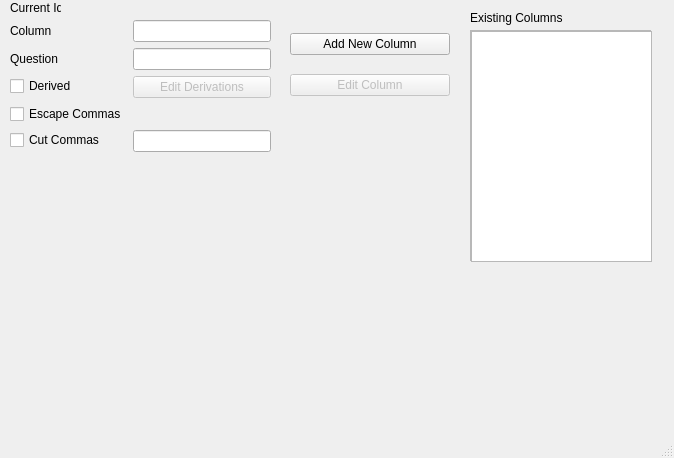
<?xml version="1.0" encoding="UTF-8"?>
<ui version="4.0">
 <class>MainWindow</class>
 <widget class="QMainWindow" name="MainWindow">
  <property name="geometry">
   <rect>
    <x>0</x>
    <y>0</y>
    <width>674</width>
    <height>458</height>
   </rect>
  </property>
  <property name="windowTitle">
   <string>MainWindow</string>
  </property>
  <widget class="QWidget" name="centralwidget">
   <widget class="QWidget" name="verticalLayoutWidget">
    <property name="geometry">
     <rect>
      <x>290</x>
      <y>20</y>
      <width>160</width>
      <height>91</height>
     </rect>
    </property>
    <layout class="QVBoxLayout" name="verticalLayout">
     <item>
      <widget class="QPushButton" name="btn_add_column">
       <property name="text">
        <string>Add New Column</string>
       </property>
      </widget>
     </item>
     <item>
      <widget class="QPushButton" name="btn_edit_column">
       <property name="enabled">
        <bool>false</bool>
       </property>
       <property name="text">
        <string>Edit Column</string>
       </property>
      </widget>
     </item>
    </layout>
   </widget>
   <widget class="QLabel" name="label">
    <property name="geometry">
     <rect>
      <x>470</x>
      <y>10</y>
      <width>131</width>
      <height>16</height>
     </rect>
    </property>
    <property name="text">
     <string>Existing Columns</string>
    </property>
   </widget>
   <widget class="QScrollArea" name="scroll_existing_tables">
    <property name="geometry">
     <rect>
      <x>470</x>
      <y>30</y>
      <width>181</width>
      <height>231</height>
     </rect>
    </property>
    <property name="widgetResizable">
     <bool>true</bool>
    </property>
    <widget class="QWidget" name="scrollAreaWidgetContents">
     <property name="geometry">
      <rect>
       <x>0</x>
       <y>0</y>
       <width>179</width>
       <height>229</height>
      </rect>
     </property>
    </widget>
   </widget>
   <widget class="QLabel" name="label_2">
    <property name="geometry">
     <rect>
      <x>10</x>
      <y>0</y>
      <width>51</width>
      <height>16</height>
     </rect>
    </property>
    <property name="text">
     <string>Current Id:</string>
    </property>
   </widget>
   <widget class="QWidget" name="formLayoutWidget">
    <property name="geometry">
     <rect>
      <x>10</x>
      <y>20</y>
      <width>261</width>
      <height>261</height>
     </rect>
    </property>
    <layout class="QFormLayout" name="formLayout">
     <item row="2" column="0">
      <widget class="QLabel" name="lbl_question">
       <property name="text">
        <string>Question</string>
       </property>
      </widget>
     </item>
     <item row="2" column="1">
      <widget class="QLineEdit" name="line_edit_question">
       <property name="enabled">
        <bool>true</bool>
       </property>
       <property name="inputMask">
        <string/>
       </property>
      </widget>
     </item>
     <item row="1" column="0">
      <widget class="QLabel" name="label_3">
       <property name="text">
        <string>Column</string>
       </property>
      </widget>
     </item>
     <item row="1" column="1">
      <widget class="QLineEdit" name="line_edit_column"/>
     </item>
     <item row="3" column="1">
      <widget class="QPushButton" name="btn_edit_derivations">
       <property name="enabled">
        <bool>false</bool>
       </property>
       <property name="text">
        <string>Edit Derivations</string>
       </property>
      </widget>
     </item>
     <item row="3" column="0">
      <widget class="QCheckBox" name="checkBox">
       <property name="contextMenuPolicy">
        <enum>Qt::PreventContextMenu</enum>
       </property>
       <property name="layoutDirection">
        <enum>Qt::LeftToRight</enum>
       </property>
       <property name="text">
        <string>Derived</string>
       </property>
      </widget>
     </item>
     <item row="4" column="0">
      <widget class="QCheckBox" name="checkBox_2">
       <property name="layoutDirection">
        <enum>Qt::LeftToRight</enum>
       </property>
       <property name="text">
        <string>Escape Commas</string>
       </property>
      </widget>
     </item>
     <item row="5" column="0">
      <widget class="QCheckBox" name="chk_cut_commas">
       <property name="text">
        <string>Cut Commas</string>
       </property>
      </widget>
     </item>
     <item row="5" column="1">
      <widget class="QLineEdit" name="lineEdit"/>
     </item>
    </layout>
   </widget>
   <widget class="QListWidget" name="list_existing_tables">
    <property name="geometry">
     <rect>
      <x>471</x>
      <y>31</y>
      <width>181</width>
      <height>231</height>
     </rect>
    </property>
   </widget>
  </widget>
  <widget class="QMenuBar" name="menubar">
   <property name="geometry">
    <rect>
     <x>0</x>
     <y>0</y>
     <width>674</width>
     <height>21</height>
    </rect>
   </property>
  </widget>
  <widget class="QStatusBar" name="statusbar"/>
 </widget>
 <resources/>
 <connections/>
</ui>
